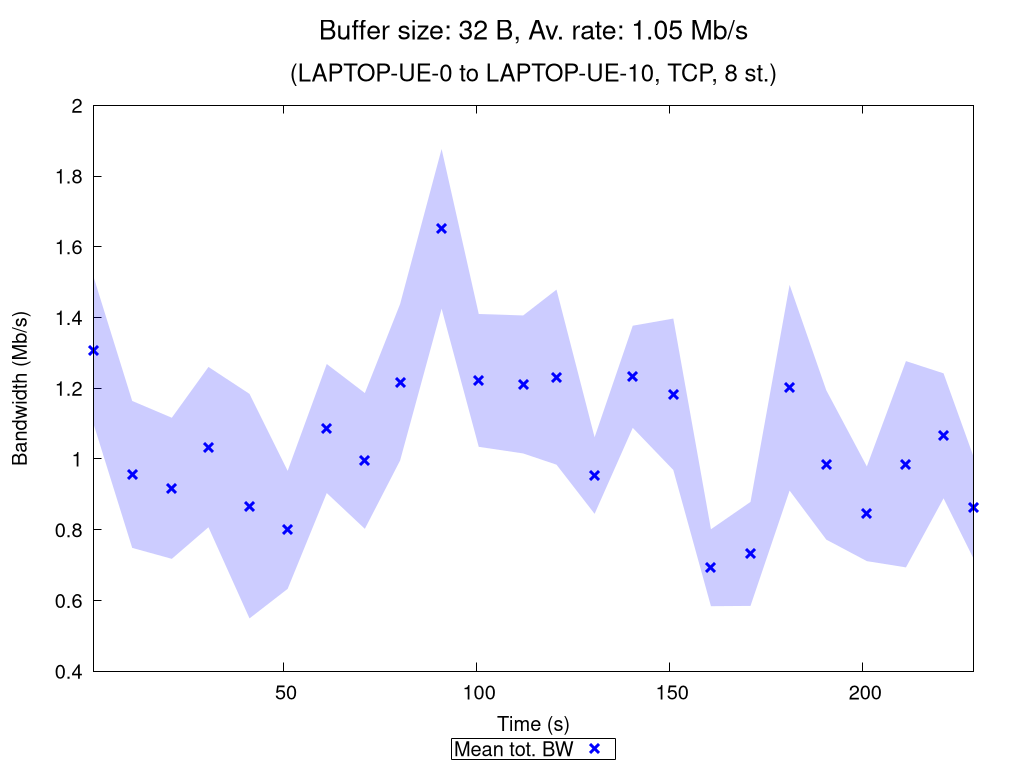

Generate this figure with gnuplot:
set terminal pngcairo nocrop enhanced size 1024,768 font "Verdana,15"
set output "TCP_8_st_2020_11_25_16-04-39_one2two_00032B.png"

set title "{/=20 Buffer size: 32 B, Av. rate: 1.05 Mb/s}\n\n{/=18 (LAPTOP-UE-0 to LAPTOP-UE-10, TCP, 8 st.)}"

set xlabel "Time (s)"
set ylabel "Bandwidth (Mb/s)"
set ytics nomirror
set key bmargin center horizontal box samplen 1 width -1
set bmargin 4.6
set rmargin 4.5

rf = 1000000.0  # rate factor
set style fill transparent solid 0.2 noborder
set autoscale xfix
plot "TCP_8_st_2020_11_25_16-04-39_one2two_00032B_iperf_processed.dat" using 1:($2/rf-$3/rf):($2/rf+$3/rf) with filledcurves lc rgb "blue" notitle, \
     "" using 1:($2/rf) with points pt 2 ps 1.5 lw 3 lc rgb "blue" title "Mean tot. BW", \
